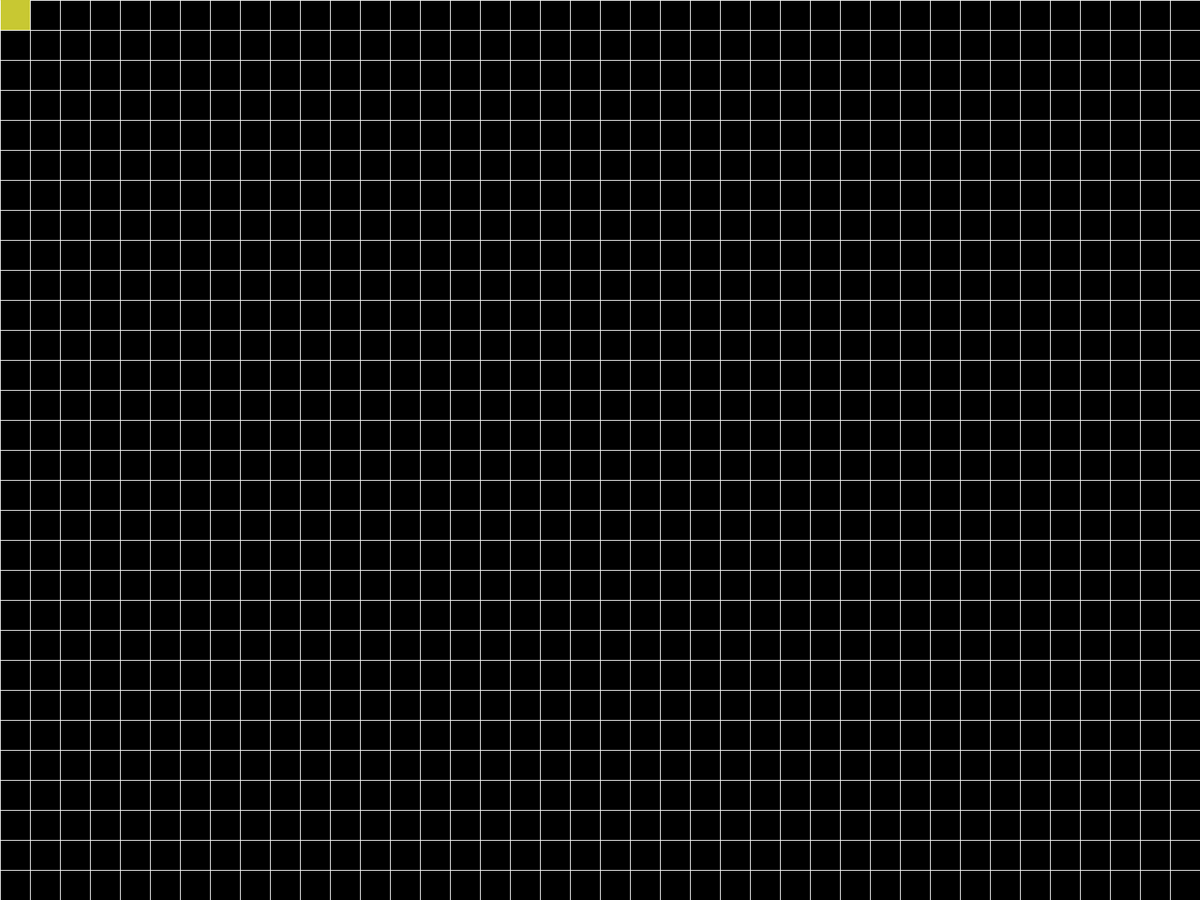
Frame 1 (no input)
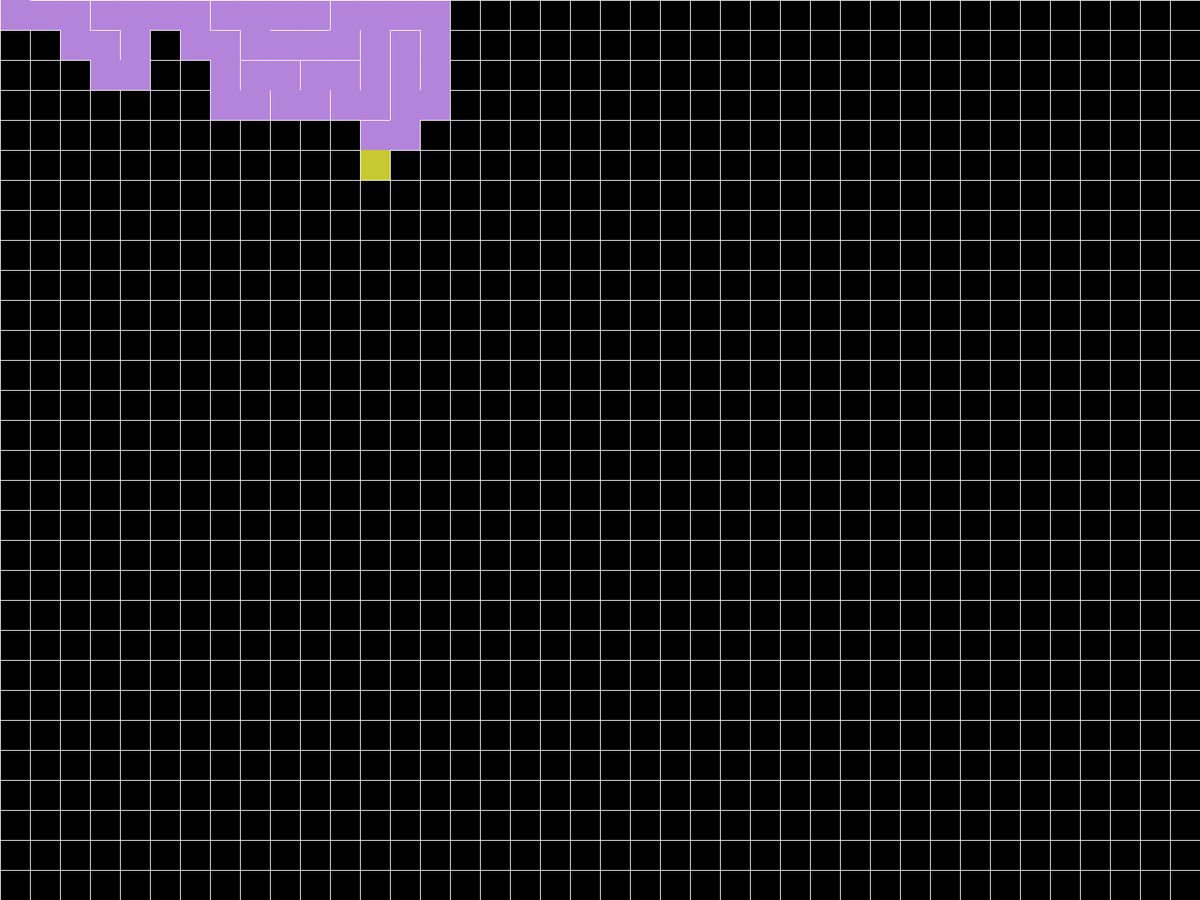
Frame 60 (the mouse pressed at the canvas centre just before this capture)
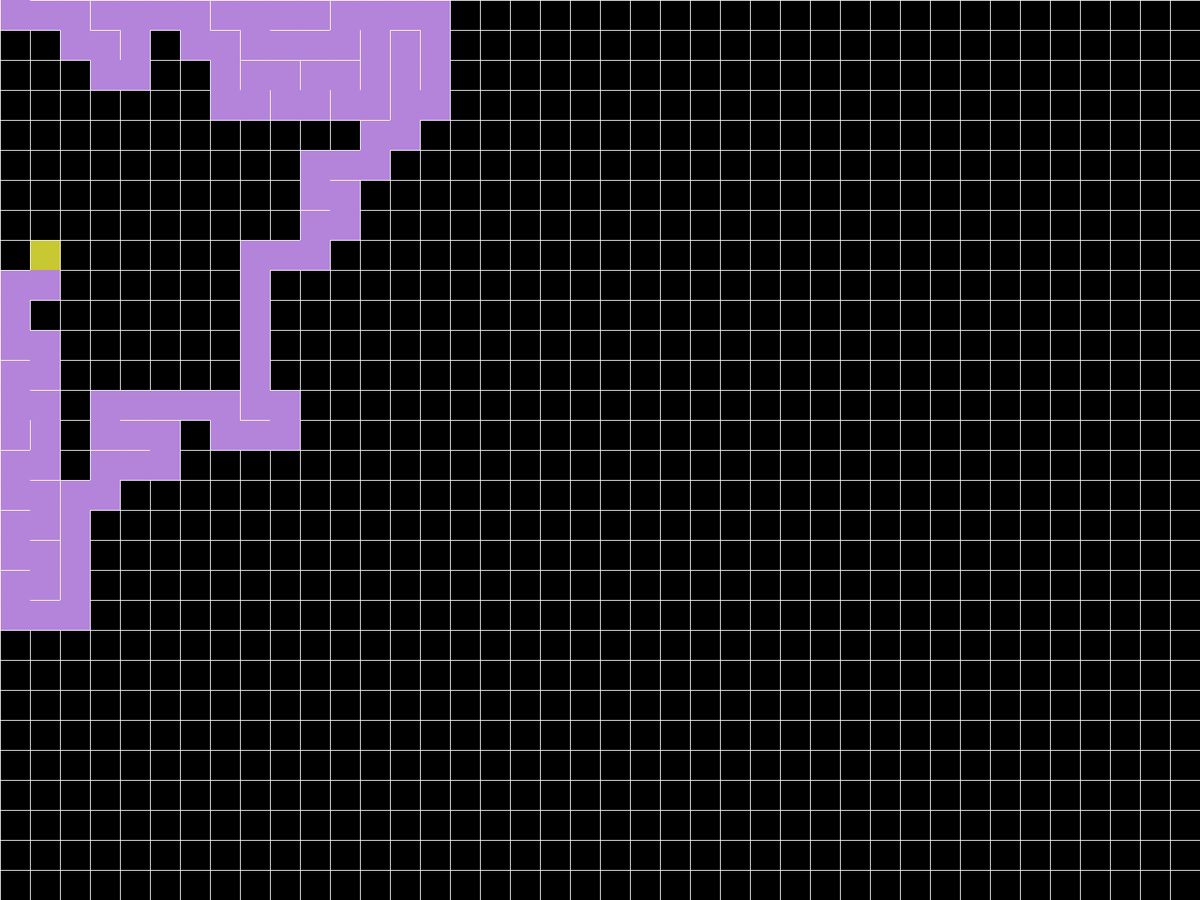
Frame 120 (the mouse held since frame 60 and released just before this capture)

The Processing sketch that drew these frames (run headless with seeded random() and noise(); from frame 60 on, the mouse is pressed at the canvas centre):

// Processing sketch: MazeGenerator
// ── MazeGenerator.pde
float cellSize;
int cols;
int rows;

Cell[][] matrix;
PVector[] path;
int pIndex;

color c;


void setup(){
  frameRate(300);
  //size(400,400);
  fullScreen();
  
   Restart();
}


void Restart(){
  c = color( random( 0,125 ) + 100 , random( 0,125 ) + 100 , random( 0,125 ) + 100 );
  
  cellSize = 40;
  
  cols = floor( width / cellSize );
  rows = floor( height / cellSize );
    
  matrix = new Cell[cols][rows];
  
  for(int i = 0 ; i<rows ; i++){
    for(int j = 0 ; j<cols ; j++){
      matrix[j][i] = new Cell( new PVector( j * cellSize, i * cellSize ), cellSize);
    }
  }
  
  matrix[0][0].SetAsFirst();

  path = new PVector[ rows * cols ];
  
  path[0] = new PVector(0,0);
 
  pIndex = 0;
}

void Search(){
  //queries cell to know which directions already opened
  boolean[] isOpen = matrix[ int( path[ pIndex ].x )] [ int( path[ pIndex ].y ) ].Query();  

  //set boarder openings to used so the pointer doesn't travel outside the bounds of the maze
      if( int( path[ pIndex ].x ) < 1 ){
        isOpen[3] = true;
      }else if( int( path[ pIndex ].x ) > cols -2 ){
        isOpen[1] = true;
      }
      
      if( int( path[ pIndex ].y ) < 1 ){
        isOpen[0] = true;
      }else if( int( path[ pIndex ].y ) > rows -2 ){
        isOpen[2] = true;
      }
      
  //check if neighbour cells are open already
  if(int( path[ pIndex ].x -1 ) > -1){
    if(matrix[ int( path[ pIndex ].x -1 )] [ int( path[ pIndex ].y +0) ].QueryOpen()){
      isOpen[3] = true;
    }
  }
  
  if(int( path[ pIndex ].x +1 ) < cols){
    if(matrix[ int( path[ pIndex ].x +1 )] [ int( path[ pIndex ].y +0) ].QueryOpen()){
      isOpen[1] = true;
    }
  }
  
  if(int( path[ pIndex ].y -1 ) > -1){
    if(matrix[ int( path[ pIndex ].x +0 )] [ int( path[ pIndex ].y -1) ].QueryOpen()){
      isOpen[0] = true;
    }
  }
  
  if(int( path[ pIndex ].y +1 ) < rows){
    if(matrix[ int( path[ pIndex ].x +0 )] [ int( path[ pIndex ].y +1) ].QueryOpen()){
      isOpen[2] = true;
    }
  }
  
 
  //count the avaible openings that are not in use
  int n = 0;
  for(int i = 0 ; i < isOpen.length ; i++){
    if(isOpen[i]==false){
      n++;
    }
  }
  
  //create array with opens that are not in use
  int[] avaibleDir = new int[n];
  int counterA = 0;
  for(int i = 0 ; i < isOpen.length ; i++){
    if(isOpen[i]==false){
      avaibleDir[counterA] = i; 
      counterA++;  
    }
    
    //restarts maze
    if(pIndex==0 && n==0){
      Restart();
    }
  }
  
  //randomly sort the array of avaible openings that are not in use
    int[] avaibleDirSorted = new int[n];
  
  if(n!=0){
    
    for(int i = 0 ; i < avaibleDirSorted.length ; i++){
      avaibleDirSorted[i] = -1; //minus one means its avaible to be writen since indexes only work in most languages from zero up
    }
    
    for(int i = 0 ; i < avaibleDir.length ; i++){
      int j = floor(random(0,avaibleDir.length));
      while(true){
        /*
        println("");
        print(" | pIndex: "+ pIndex);
        print(" | avaibleDirSorted length: "+ avaibleDirSorted.length);
        print(" | j: "+ j);
        */
        if( avaibleDirSorted[j] == -1 ){
          avaibleDirSorted[j] = avaibleDir[i];
          break;
        }else{
          j++;
          if (j >= avaibleDirSorted.length)
          {
            j = 0;
          }
        }
      }
    }
  }
  /*
  println("");
  print(" | avaibleDirSorted: ");
  printArray(avaibleDirSorted);
  println("");
  print("x: " +int(path[ pIndex ].x));
  print(" | y: " +int(path[ pIndex ].y));
  */
  //set direction as the path to follow
  if(n!=0){
    matrix[ int( path[ pIndex ].x )] [ int( path[ pIndex ].y ) ].SetDirection(avaibleDirSorted[0]);
    
    switch(avaibleDirSorted[0]){
        case 0 : path[pIndex +1] = new PVector( int( path[ pIndex ].x )    , int( path[ pIndex ].y ) -1 ); break;
        case 1 : path[pIndex +1] = new PVector( int( path[ pIndex ].x +1 ) , int( path[ pIndex ].y ) );    break;
        case 2 : path[pIndex +1] = new PVector( int( path[ pIndex ].x )    , int( path[ pIndex ].y ) +1);  break;
        case 3 : path[pIndex +1] = new PVector( int( path[ pIndex ].x -1 ) , int( path[ pIndex ].y ) );    break;
    }
    
    pIndex++;
  }
    
  //set next cell to open direction to the one previous to it 
  if(n!=0){  
    switch(avaibleDirSorted[0]){
        case 0 : matrix[ int( path[ pIndex ].x )] [ int( path[ pIndex ].y ) ].SetDirection(2); break;
        case 1 : matrix[ int( path[ pIndex ].x )] [ int( path[ pIndex ].y ) ].SetDirection(3); break;
        case 2 : matrix[ int( path[ pIndex ].x )] [ int( path[ pIndex ].y ) ].SetDirection(0); break;
        case 3 : matrix[ int( path[ pIndex ].x )] [ int( path[ pIndex ].y ) ].SetDirection(1); break;
    }
  }
  
  
  //if there is no avaible direction then return to previous cell  
    if( n == 0  && pIndex!=0){
      pIndex--;
    }
  
}


void draw(){
  background(0);
  for(int i = 0 ; i<rows ; i++){
    for(int j = 0 ; j<cols ; j++){
     
      matrix[j][i].SetInactive();
    
      if( int( path[ pIndex ].x ) == j  && int( path[ pIndex ].y ) == i)
        matrix[j][i].SetActive();
      
      matrix[j][i].Show();
    
    }
  }
  
  Search();
}

// ── Cell.pde
class Cell{

  private PVector pos;
  private float size;
  private boolean[] isOpen = new boolean[4];
  private boolean open = false;
  private boolean isActive = false;
  
    Cell(PVector _pos, float _size){
      
      pos = _pos;
      size = _size;
      
      for(int i = 0 ; i<isOpen.length;i++){
        isOpen[i] = false;
      }
     
    }
    
    public void SetAsFirst(){
      isOpen[0] = true;
      isActive = true;
    }
    
    
    public boolean[] Query(){
      boolean[] booleanArray = new boolean[isOpen.length];
      for(int i = 0 ; i<isOpen.length ; i++){
        booleanArray[i] = isOpen[i];
      }
      return booleanArray;
    }
    
    public boolean QueryOpen(){
      return open;
    }
    
    
    public void SetDirection(int _dirIndex){
      isOpen[_dirIndex] = true;
    }
    
     public void SetInactive(){
      isActive = false;
    }
    
    public void SetActive(){
      isActive = true;
    }
    
    public void Show(){
      
      noStroke();
      
      if(!open){
        for(int i = 0 ; i<isOpen.length;i++){
          if(isOpen[i] == true)
            open=true;
        }
      }
      
      if(!open){
        fill(0);
      } else if (isActive)   {
        fill(200,200,50);
      } else {
        fill(c);
      }
    
      rect( pos.x , pos.y , size , size );
 
      stroke(255);
      
      //up
      if(isOpen[0] == false)
      line(pos.x , pos.y, pos.x+size, pos.y);
      //right
      if(isOpen[1] == false)
      line(pos.x+size , pos.y, pos.x+size, pos.y+size);
      //down
      if(isOpen[2] == false)
      line(pos.x , pos.y+size, pos.x+size, pos.y+size);
      //left
      if(isOpen[3] == false)
      line(pos.x , pos.y, pos.x, pos.y+size);
      
    }

}
